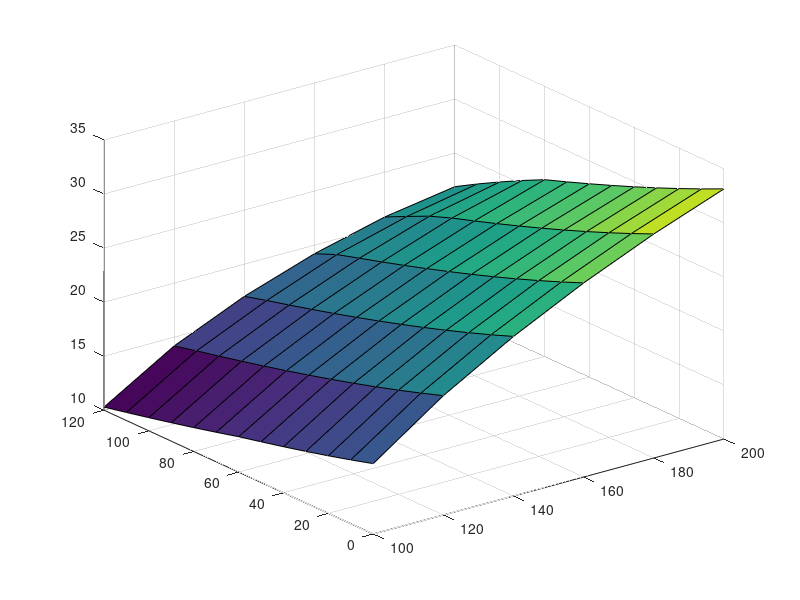

The MATLAB source for this figure: (Note: this script raises an error after producing the figure.)
% Code to plot results of parameter sweep for battery capacity and payload
% for electric aircraft examples
%
% Copyright 2017-2019 The MathWorks, Inc.

% Load default data if necessary
if (~exist('temp_dist_payl_ele_hybr','var'))
    % Load previous results
    disp('Loading previously saved results.');
    load ssc_airvtol_sweep_payloadbattery_compare_defResults
end

% Prepare figure window
if ~exist('h10_ssc_airvtol', 'var') || ...
        ~isgraphics(h10_ssc_airvtol, 'figure')
    h10_ssc_airvtol = figure('Name', 'ssc_airvtol_elec');
end
figure(h10_ssc_airvtol)
clf(h10_ssc_airvtol)

temp_colororder = get(gca,'defaultAxesColorOrder');

%% Plot results in single 3D view
temp_s1_h = surf(battGrid,payGrid,temp_dist_payl_ele_hybr');
temp_s1_h.EdgeColor = temp_colororder(2,:);
hold on
temp_s2_h = surf(battGrid,payGrid,temp_dist_payl_ele_pure');
temp_s2_h.EdgeColor = temp_colororder(1,:);
temp_s3_h = surf(battGrid([1 end]),payGrid([1 end]),min_range*ones(2));
set(temp_s3_h,'FaceColor',[1 1 1]*0.2,'FaceAlpha',0.8)
hold off

xlabel('Battery Capacity (A*hr)');
ylabel('Payload (kg)');
zlabel('Flight Range (km)');

title('Flight Range for Electric Aircraft')

clb_h = colorbar;
clb_h.Label.String = 'Flight Range (km)';
colormap(flipud(cool));
legend({'Hybrid','Pure',['Range = ' num2str(min_range) 'km'] },'Location','Best');

%% Plot results separately in 2D views
if ~exist('h9_ssc_airvtol', 'var') || ...
        ~isgraphics(h9_ssc_airvtol, 'figure')
    h9_ssc_airvtol = figure('Name', 'ssc_airvtol_elec');
end
figure(h9_ssc_airvtol)
clf(h9_ssc_airvtol)

simlog_handles(1) = subplot(1,2,1);
temp_s1_h =surf(battGrid,payGrid,temp_dist_payl_ele_pure');
temp_s1_h.EdgeColor='none';
hold on
temp_s2_h =surf(battGrid([1 end]),payGrid([1 end]),min_range*ones(2));
set(temp_s2_h,'FaceColor',[1 1 1]*0.2,'FaceAlpha',0.8)
hold off
text(0.05,0.9,0.9,sprintf('%s < %d km','Range',min_range),...
    'Units','Normalized',...
    'HorizontalAlignment','left',...
    'Color','w','FontWeight','Bold','FontSize',12)

text(0.05,0.05,0.9,'Pure Electric',...
    'Units','Normalized',...
    'HorizontalAlignment','left',...
    'Color','w','FontSize',12)

view(0,90)
xlabel('Battery Capacity (A*hr)');
ylabel('Payload (kg)');
title('Range Pure Electric')
colormap(flipud(cool));

simlog_handles(2) = subplot(1,2,2);
temp_s1_h =surf(battGrid,payGrid,temp_dist_payl_ele_hybr');
temp_s1_h.EdgeColor='none';
hold on
temp_s2_h =surf(battGrid([1 end]),payGrid([1 end]),min_range*ones(2));
set(temp_s2_h,'FaceColor',[1 1 1]*0.2,'FaceAlpha',0.8)
hold off
text(0.05,0.9,0.9,sprintf('%s < %d km','Range',min_range),...
    'Units','Normalized',...
    'HorizontalAlignment','left',...
    'Color','w','FontWeight','Bold','FontSize',12)

text(0.05,0.05,0.9,'Hybrid Electric',...
    'Units','Normalized',...
    'HorizontalAlignment','left',...
    'Color','w','FontSize',12)

% Top view for overview of design space
view(0,90)

xlabel('Battery Capacity (A*hr)');
title('Range Hybrid Electric')
clb_h = colorbar;
clb_h.Label.String = 'Flight Range (km)';
colormap(flipud(cool));

% Ensure limits are same for both 2D plots
cmap_lims_all = [caxis(simlog_handles(1)) caxis(simlog_handles(2))];
cmap_lims = [min(cmap_lims_all) max(cmap_lims_all)];
caxis(simlog_handles(1),cmap_lims);
caxis(simlog_handles(2),cmap_lims);

% Set axes positions manually
% Necessary due to addition of colorbar 
% Subplots are resized automatically, need to manually set the sizes
simlog_handles(1).Position = [0.1300 0.1100 0.30 0.8150];
simlog_handles(2).Position = [0.5200 0.1100 0.30 0.8150];

clear temp_s1_h temp_s2_h temp_s3_h clb_h
clear simlog_handles cmap_lims_all cmap_lims